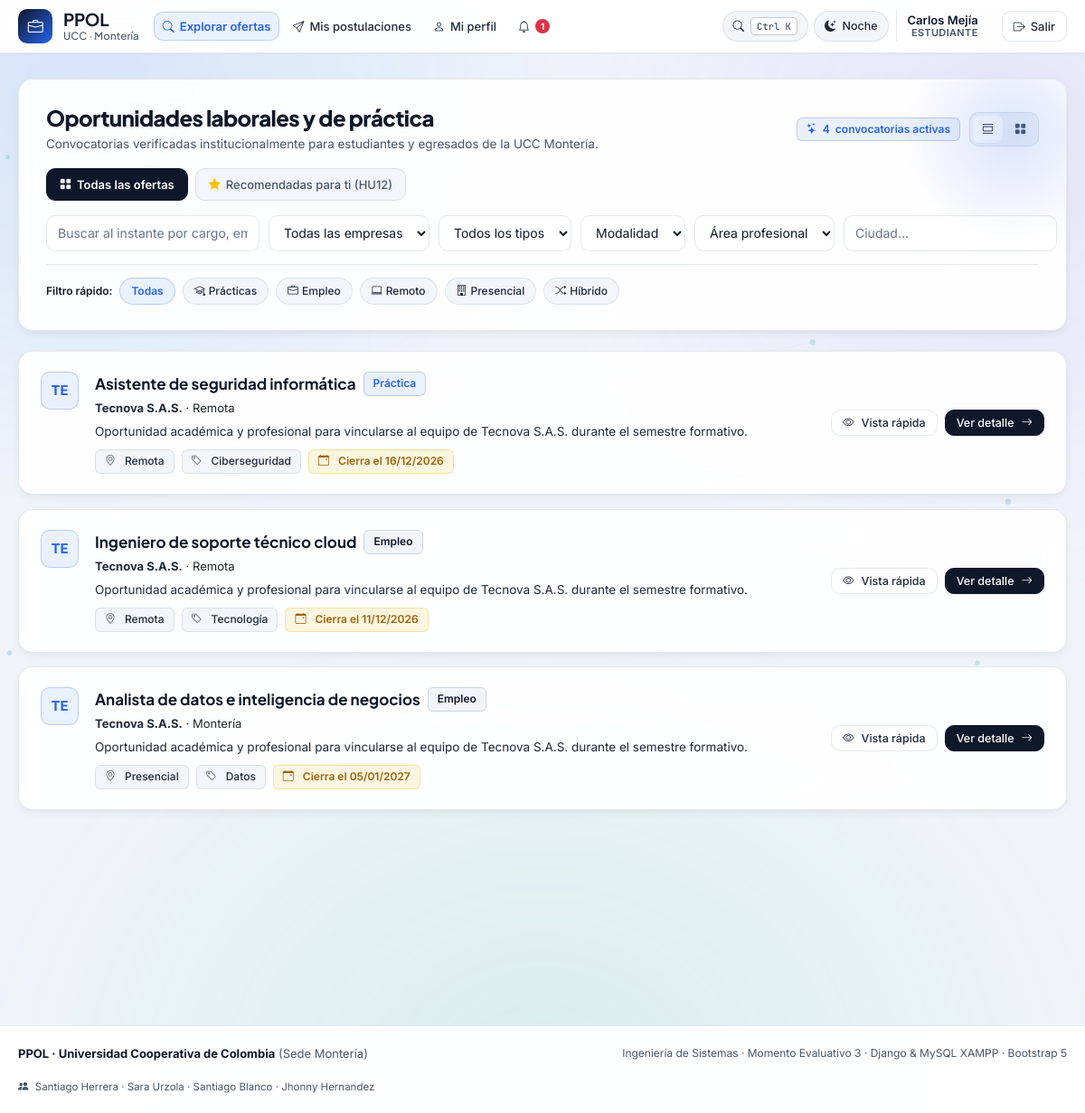
Page /ofertas/ (signed in) on the committed database.
### core/models.py (models this page shows, shortened)
class User(AbstractUser):
    class Role(models.TextChoices):
        STUDENT = "EST", "Estudiante"
        COMPANY = "EMP", "Empresa"
        ADMIN = "ADM", "Administrador"
    role = models.CharField(max_length=3, choices=Role.choices, default=Role.STUDENT)
    email = models.EmailField(unique=True)
    @property
    def effective_role(self):
        return "ADM" if self.is_superuser else self.role

class Offer(models.Model):
    class Kind(models.TextChoices):
        INTERNSHIP = "PRA", "Práctica"
        JOB = "EMP", "Empleo"
    class Mode(models.TextChoices):
        ONSITE = "PRE", "Presencial"
        HYBRID = "HIB", "Híbrida"
        REMOTE = "REM", "Remota"
    class Status(models.TextChoices):
        PENDING = "PEN", "Pendiente de aprobación"
        ACTIVE = "ACT", "Activa"
        PAUSED = "PAU", "Pausada"
        CLOSED = "CER", "Cerrada"
        REJECTED = "REJ", "Rechazada"
    company = models.ForeignKey(Company, on_delete=models.CASCADE, related_name="offers")
    title = models.CharField("Título", max_length=150)
    description = models.TextField("Descripción")
    kind = models.CharField("Tipo", max_length=3, choices=Kind.choices)
    mode = models.CharField("Modalidad", max_length=3, choices=Mode.choices)
    city = models.CharField("Ciudad", max_length=80)
    area = models.ForeignKey(Area, on_delete=models.PROTECT, verbose_name="Área")
    requirements = models.TextField("Requisitos")
    programs = models.CharField("Programas dirigidos", max_length=250)
    deadline = models.DateField("Fecha de cierre")
    status = models.CharField(max_length=3, choices=Status.choices, default=Status.PENDING)
    created = models.DateTimeField(auto_now_add=True)
    class Meta:
        ordering = ["-created"]

class Company(models.Model):
    class Status(models.TextChoices):
        PENDING = "PEN", "Pendiente"
        APPROVED = "APR", "Aprobada"
        REJECTED = "REJ", "Rechazada"
    user = models.OneToOneField(User, on_delete=models.CASCADE, related_name="company")
    name = models.CharField("Razón social", max_length=150)
    nit = models.CharField("NIT", max_length=20, unique=True)
    sector = models.CharField(max_length=100)
    contact = models.CharField("Persona de contacto", max_length=120)
    phone = models.CharField("Teléfono de contacto", max_length=20, blank=True)
    website = models.URLField("Sitio web", blank=True)
    description = models.TextField("Descripción de la organización", blank=True)
    city = models.CharField("Ciudad sede", max_length=80, blank=True)
    status = models.CharField(max_length=3, choices=Status.choices, default=Status.PENDING)
    review_notes = models.CharField("Observaciones del administrador", max_length=250, blank=True)
    class Meta:
        verbose_name_plural = "companies"

class Area(models.Model):
    name = models.CharField(max_length=80, unique=True)
    def __str__(self):
        return self.name

### core/views.py (the view, shortened to what this page needs)
# urls.py: path("ofertas/", v.offers, name="offers"),
@role_required("EST")
def offers(request):
    qs = Offer.objects.filter(status="ACT", deadline__gte=timezone.localdate()).select_related("company", "area")
    g = request.GET
    tab = g.get("tab", "todas")
    student_profile = getattr(request.user, "student", None)
    if tab == "recomendadas" and student_profile:
        interests = student_profile.interests.all()
        if interests.exists():
            qs = qs.filter(Q(area__in=interests) | Q(programs__icontains=student_profile.program))
        elif student_profile.program:
            qs = qs.filter(programs__icontains=student_profile.program)
    for field, param in (("kind", "kind"), ("mode", "mode"), ("area_id", "area"), ("company_id", "company")):
        if g.get(param):
            qs = qs.filter(**{field: g[param]})
    if g.get("city"):
        qs = qs.filter(city__icontains=g["city"])
    return render(request, "offers.html", {
        "offers": qs,
        "areas": Area.objects.all(),
        "companies": Company.objects.filter(status="APR").order_by("name"),
        "g": g,
        "tab": tab,
        "kinds": Offer.Kind.choices,
        "modes": Offer.Mode.choices,
    })

### core/templates/offers.html (shortened to what this page needs)
{% extends "base.html" %}
{% block content %}
<div class="search-box-card offers-hero">
  <div class="row-center" style="margin-bottom:16px;">
    <div>
      <h1 style="font-size:24px;font-weight:800;color:var(--ink);margin:0 0 4px;letter-spacing:-0.025em;">
        Oportunidades laborales y de práctica
      </h1>
      <p style="margin:0;color:var(--muted);font-size:13.5px;">
        Convocatorias verificadas institucionalmente para estudiantes y egresados de la UCC Montería.
      </p>
    </div>
    <div style="display:flex;align-items:center;gap:10px;">
      <span id="live-offer-count" class="chip brand" style="font-size:12px;">
        <i class="bi bi-stars"></i>
        <span>{{ offers|length }}</span> {% if offers|length == 1 %}convocatoria activa{% else %}convocatorias activas{% endif %}
      </span>
      <div class="view-switcher" role="group" aria-label="Cambiar vista">
        <button type="button" class="view-btn active" data-view="list" title="Vista lista"><i class="bi bi-view-list"></i></button>
        <button type="button" class="view-btn" data-view="grid" title="Vista cuadrícula bento"><i class="bi bi-grid-fill"></i></button>
      </div>
    </div>
  </div>
  <div class="offer-tabs">
    <div style="display:flex;gap:8px;flex-wrap:wrap;">
      <a href="{% url 'offers' %}" class="offer-tab-btn {% if tab != 'recomendadas' %}active{% endif %}">
        <i class="bi bi-grid-fill"></i> Todas las ofertas
      </a>
      <a href="{% url 'offers' %}?tab=recomendadas" class="offer-tab-btn {% if tab == 'recomendadas' %}active{% endif %}">
        <i class="bi bi-star-fill text-warning"></i> Recomendadas para ti (HU12)
      </a>
    </div>
  </div>
  <form class="search-grid" method="get">
    <input id="live-search-input" name="q" placeholder="Buscar al instante por cargo, empresa o competencia..." value="{{ g.q }}">
    <select name="company">
      <option value="">Todas las empresas</option>
    </select>
    <select name="kind">
      <option value="">Todos los tipos</option>
    </select>
    <select name="mode">
      <option value="">Modalidad</option>
    </select>
    <select name="area">
      <option value="">Área profesional</option>
    </select>
    <input name="city" placeholder="Ciudad..." value="{{ g.city }}">
  </form>
  <div class="quick-pills-row">
    <span class="muted" style="font-size:12px;font-weight:600;">Filtro rápido:</span>
    <button type="button" class="quick-pill active" data-quick-filter="all">Todas</button>
    <button type="button" class="quick-pill" data-quick-filter="kind:PRA"><i class="bi bi-mortarboard me-1"></i>Prácticas</button>
    <button type="button" class="quick-pill" data-quick-filter="kind:EMP"><i class="bi bi-briefcase me-1"></i>Empleo</button>
    <button type="button" class="quick-pill" data-quick-filter="mode:REM"><i class="bi bi-laptop me-1"></i>Remoto</button>
    <button type="button" class="quick-pill" data-quick-filter="mode:PRE"><i class="bi bi-building me-1"></i>Presencial</button>
    <button type="button" class="quick-pill" data-quick-filter="mode:HIB"><i class="bi bi-shuffle me-1"></i>Híbrido</button>
  </div>
</div>
<div id="offers-container" class="offers-container">
  {% for o in offers %}
  <div class="card interactive offer-card-item"
       data-title="{{ o.title|lower }}"
       data-company="{{ o.company.name|lower }}"
       data-desc="{{ o.description|striptags|lower }}"
       data-kind="{{ o.kind }}"
       data-mode="{{ o.mode }}"
       data-area="{{ o.area|lower }}">
    <div class="offer-card-body">
      <div class="avatar brand">{{ o.company.name|slice:":2" }}</div>
      <div>
        <div style="display:flex;align-items:center;gap:8px;flex-wrap:wrap">
          <h2 style="margin:0;font-size:17px;font-weight:700">
            <a href="{% url 'offer_detail' o.pk %}" style="color:var(--ink)">{{ o.title }}</a>
          </h2>
          <span class="chip {% if o.kind == 'PRA' %}brand{% else %}accent{% endif %}">{{ o.get_kind_display }}</span>
        </div>
        <div class="muted" style="margin-top:3px;font-size:13px;">
          <strong style="color:var(--ink-soft)">{{ o.company.name }}</strong> · {{ o.city }}
        </div>
        <p class="offer-desc-preview">{{ o.description|truncatewords:24 }}</p>
        <div class="chips">
          <span class="chip">
            <i class="bi bi-geo-alt me-1 text-muted"></i> {{ o.get_mode_display }}
          </span>
          <span class="chip">
            <i class="bi bi-tag me-1 text-muted"></i> {{ o.area }}
          </span>
          <span class="chip warn" data-deadline="{{ o.deadline|date:'Y-m-d' }}">
            <i class="bi bi-calendar-event me-1"></i> Cierra el {{ o.deadline|date:"d/m/Y" }}
          </span>
        </div>
      </div>
    </div>
    <div class="offer-card-actions">
      <button type="button" class="btn sm ghost quick-preview-btn"
              data-offer-title="{{ o.title }}"
              data-offer-company="{{ o.company.name }}"
              data-offer-city="{{ o.city }}"
              data-offer-kind="{{ o.get_kind_display }}"
              data-offer-mode="{{ o.get_mode_display }}"
              data-offer-area="{{ o.area }}"
              data-offer-deadline="{{ o.deadline|date:'d/m/Y' }}"
              data-offer-deadline-iso="{{ o.deadline|date:'Y-m-d' }}"
              data-offer-desc="{{ o.description }}"
              data-offer-req="{{ o.requirements }}"
              data-offer-url="{% url 'offer_detail' o.pk %}">
        <i class="bi bi-eye"></i> Vista rápida
      </button>
      <a class="btn sm" href="{% url 'offer_detail' o.pk %}">
        Ver detalle <i class="bi bi-arrow-right"></i>
      </a>
    </div>
  </div>
  {% endfor %}
</div>
{% endblock %}

### core/templates/base.html (shortened to what this page needs)
{% load static %}
<!DOCTYPE html>
<html lang="es">
<head>
<link href="https://cdn.jsdelivr.net/npm/bootstrap@5.3.3/dist/css/bootstrap.min.css" rel="stylesheet">
<link href="https://cdn.jsdelivr.net/npm/bootstrap-icons@1.11.3/font/bootstrap-icons.min.css" rel="stylesheet">
<link rel="stylesheet" href="{% static 'core/css/ppol-kinetic.css' %}">
</head>
<body>
<header class="site-header">
  <div class="header-inner">
    <nav class="navbar navbar-expand-lg navbar-light">
      <div class="container-fluid p-0">
        <a class="logo" href="{% url 'home' %}">
          <span class="logo-mark">
            <i class="bi bi-briefcase"></i>
          </span>
          <span class="logo-text">
            <span>PPOL</span>
            <span class="logo-sub">UCC · Montería</span>
          </span>
        </a>
        <div class="collapse navbar-collapse" id="ppolNavbar">
          {% if user.is_authenticated %}
          <ul class="navbar-nav me-auto mb-2 mb-lg-0 ms-lg-3 gap-1 align-items-lg-center">
            {% if user.effective_role == "EST" %}
              <li class="nav-item">
                <a class="nav-link-custom {% if request.resolver_match.url_name == 'offers' or request.resolver_match.url_name == 'offer_detail' %}active{% endif %}" href="{% url 'offers' %}">
                  <i class="bi bi-search"></i> Explorar ofertas
                </a>
              </li>
              <li class="nav-item">
                <a class="nav-link-custom {% if request.resolver_match.url_name == 'my_applications' %}active{% endif %}" href="{% url 'my_applications' %}">
                  <i class="bi bi-send"></i> Mis postulaciones
                </a>
              </li>
              <li class="nav-item">
                <a class="nav-link-custom {% if request.resolver_match.url_name == 'profile' %}active{% endif %}" href="{% url 'profile' %}">
                  <i class="bi bi-person"></i> Mi perfil
                </a>
              </li>
            {% endif %}
            <li class="nav-item">
              <a class="nav-link-custom {% if request.resolver_match.url_name == 'notifications_list' %}active{% endif %}" href="{% url 'notifications_list' %}" title="Centro de Notificaciones">
                <i class="bi bi-bell"></i>
                {% if unread_notifications_count > 0 %}
                  <span class="badge rounded-pill bg-danger" style="font-size:10px;padding:3px 6px;">
                    {{ unread_notifications_count }}
                  </span>
                {% endif %}
              </a>
            </li>
          </ul>
          <div class="ppol-header-actions ms-lg-auto me-lg-2 my-2 my-lg-0">
            <button type="button" id="ppol-cmd-trigger" class="ppol-icon-pill" title="Abrir paleta de comandos (Ctrl+K)">
              <i class="bi bi-search"></i>
              <span class="ppol-kbd d-none d-xl-inline">Ctrl K</span>
            </button>
            <button type="button" id="ppol-theme-toggle" class="ppol-icon-pill" title="Cambiar entre Seda Diurna y Crepúsculo Suave">
              <i class="bi bi-moon-stars-fill"></i>
              <span class="theme-label d-none d-xl-inline">Noche</span>
            </button>
          </div>
          <div class="user-pill d-flex align-items-center">
            <div class="user-info me-3">
              <span class="user-name">{{ user.first_name|default:user.email }}</span>
              <span class="user-role">
                {% if user.effective_role == "EST" %}Estudiante{% elif user.effective_role == "EMP" %}Empresa{% else %}Administrador{% endif %}
              </span>
            </div>
            <form method="post" action="{% url 'logout' %}" class="m-0">
              <button type="submit" class="logout-btn" title="Cerrar sesión">
                <i class="bi bi-box-arrow-right"></i>
                Salir
              </button>
            </form>
          </div>
          {% endif %}
        </div>
      </div>
    </nav>
  </div>
</header>
<main id="main-content">
  {% block content %}{% endblock %}
</main>
<footer class="site-footer">
  <div class="footer-inner">
    <div>
      <strong style="color:var(--ink)">PPOL · Universidad Cooperativa de Colombia</strong> (Sede Montería)
    </div>
    <div style="color:var(--muted);font-size:12px;">
      Ingeniería de Sistemas · Momento Evaluativo 3 · Django & MySQL XAMPP · Bootstrap 5
    </div>
    <div style="color:var(--muted);font-size:11.5px;margin-top:6px;">
      <i class="bi bi-people-fill me-1"></i> Santiago Herrera · Sara Urzola · Santiago Blanco · Jhonny Hernandez
    </div>
  </div>
</footer>
</body>
</html>

### rows in the picture
User: first_name "Carlos Mejía"
Offer: company.name "TE", title "Asistente de seguridad informática", kind "Práctica", company.name "Tecnova S.A.S.", city "Remota", description "Oportunidad académica y profesional para vincularse al equipo de Tecnova S.A.S. durante el semestre formativo.", mode "Remota", area "Ciberseguridad", deadline "16/12/2026"
Offer: company.name "TE", title "Ingeniero de soporte técnico cloud", kind "Empleo", company.name "Tecnova S.A.S.", city "Remota", description "Oportunidad académica y profesional para vincularse al equipo de Tecnova S.A.S. durante el semestre formativo.", mode "Remota", area "Tecnología", deadline "11/12/2026"
Offer: company.name "TE", title "Analista de datos e inteligencia de negocios", kind "Empleo", company.name "Tecnova S.A.S.", city "Montería", description "Oportunidad académica y profesional para vincularse al equipo de Tecnova S.A.S. durante el semestre formativo.", mode "Presencial", area "Datos", deadline "05/01/2027"

### other values in the picture
{{ unread_notifications_count }} "1"
{{ offers|length }} "4"
